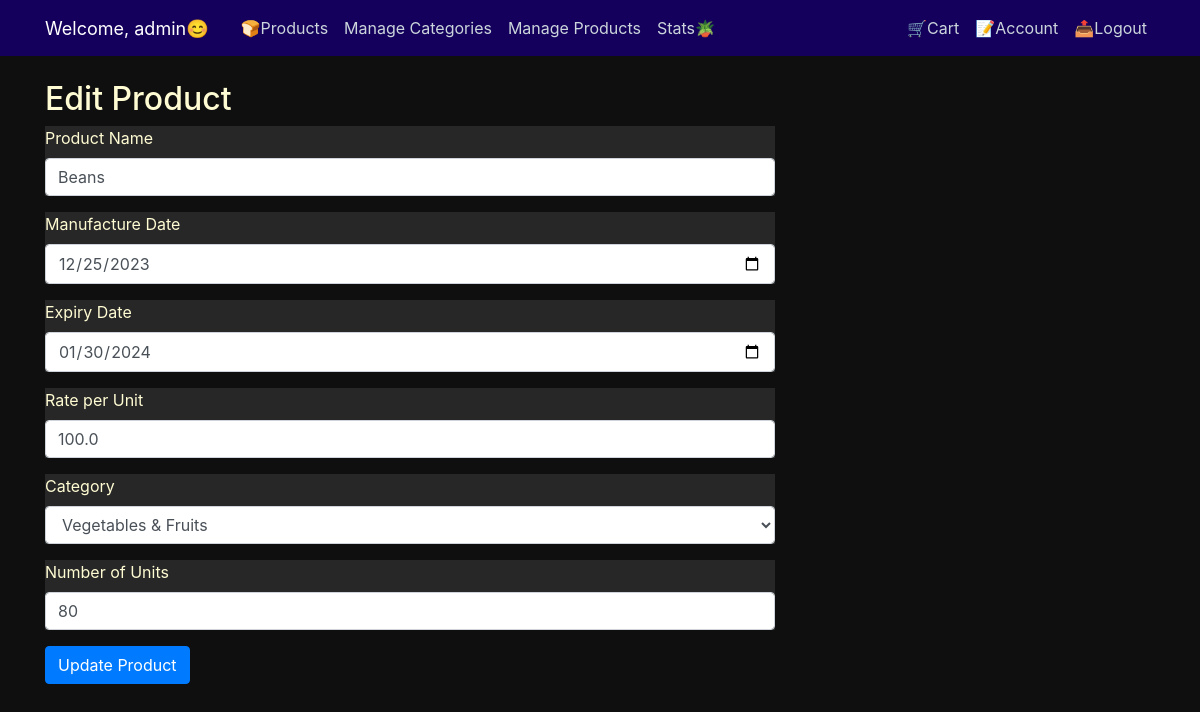
The page /edit_product/3 (signed in) on the database its author committed.
### GroceryStore/models.py (models this page shows, shortened)
class User(db.Model, UserMixin):
    id = db.Column(db.Integer, primary_key=True)
    username = db.Column(db.String(20), unique=True, nullable=False)
    email = db.Column(db.String(120), unique=True, nullable=False)
    image_file = db.Column(db.String(20), nullable=False, default='default.jpg')
    password = db.Column(db.String(20), nullable=False)
    is_admin = db.Column(db.Boolean, default=False)
    orders = relationship('Orders', back_populates='user')
    purchases = db.relationship('Product', secondary=purchases, backref='buyers', lazy='dynamic')

class Product(db.Model):
    id = db.Column(db.Integer, primary_key=True)
    name = db.Column(db.String(100), nullable=False)
    manufacture_date = db.Column(db.DateTime, nullable=True)
    expiry_date = db.Column(db.DateTime, nullable=True)
    rate_per_unit = db.Column(db.Float, nullable=False)
    units = db.Column(db.Integer, nullable=False)
    category_id = db.Column(db.Integer, db.ForeignKey('category.id'), nullable=False)
    quantity = db.Column(db.Integer, nullable=False, default=0)
    orders = relationship('Orders', back_populates='product')
    image_file = db.Column(db.String(50), nullable=True, default='default.png')

### GroceryStore/routes.py (the view, shortened to what this page needs)
@app.route("/edit_product/<int:product_id>", methods=['GET', 'POST'])
@login_required
def edit_product(product_id):
    if not current_user.is_admin:
        flash("You don't have permission to access this page.", 'danger')
        return redirect(url_for('login'))
    product = Product.query.get_or_404(product_id)
    form = ProductForm(obj=product)
    categories = Category.query.all()
    form.category.choices = [(category.id, category.name) for category in categories]
    return render_template("edit_product.html", form=form, product=product, categories=categories, title='Edit Product')

### GroceryStore/forms.py
class ProductForm(FlaskForm):
    name = StringField('Product Name', validators=[DataRequired(), Length(max=100)])
    manufacture_date = DateField('Manufacture Date', validators=[Optional()])
    expiry_date = DateField('Expiry Date', validators=[Optional()])
    rate_per_unit = FloatField('Rate per Unit', validators=[DataRequired()])
    category = SelectField('Category', coerce=int, choices=[])
    units = IntegerField('Number of Units', validators=[DataRequired()])
    image = FileField('Product Image', validators=[
        FileAllowed(['jpg', 'png', 'jpeg'], 'Images only!')
    ])
    submit = SubmitField('Submit')

### GroceryStore/models.py (called while the page is built)
@login_manager.user_loader
def load_user(user_id):
    return User.query.get(int(user_id))

### GroceryStore/templates/edit_product.html (shortened to what this page needs)
{% extends "layout.html" %}
{% block content %}
  <h2>Edit Product</h2>
  <form method="POST">
    <div class="form-group">
      {{ form.name.label }}
      {{ form.name(class="form-control") }}
    </div>
    <div class="form-group">
      {{ form.manufacture_date.label }}
      {{ form.manufacture_date(class="form-control") }}
    </div>
    <div class="form-group">
      {{ form.expiry_date.label }}
      {{ form.expiry_date(class="form-control") }}
    </div>
    <div class="form-group">
      {{ form.rate_per_unit.label }}
      {{ form.rate_per_unit(class="form-control") }}
    </div>
    <div class="form-group">
        <label for="category">Category</label>
        <select name="category" id="category" class="form-control">
          {% for category in categories %}
            <option value="{{ category.id }}" {% if category.id == form.category.data %}selected{% endif %}>
              {{ category.name }}
            </option>
          {% endfor %}
        </select>
    </div>
    <div class="form-group">
      {{ form.units.label }}
      {{ form.units(class="form-control") }}
    </div>
    <button type="submit" class="btn btn-primary">Update Product</button>
  </form>
{% endblock %}

### GroceryStore/templates/layout.html (shortened to what this page needs)
<html>
    <head>
        <link rel="stylesheet" href="https://cdn.jsdelivr.net/npm/bootstrap@4.0.0/dist/css/bootstrap.min.css">
        <link rel="stylesheet" type="text/css" href="{{ url_for('static', filename='main.css') }}">
    </head>
    <body>
        <header class="site-header">
          <nav class="navbar navbar-expand-md navbar-dark bg-steel fixed-top">
            <div class="container">
              <a class="navbar-brand mr-4" style="color: #ffffff; font-size: 18px;">Welcome, {{ current_user.username }}😊</a>
                <div class="collapse navbar-collapse" id="navbarToggle">
                  <div class="navbar-nav mr-auto">
                      {% if current_user.is_authenticated %}
                      <a class="nav-item nav-link mx-auto" href="/user_products">🍞Products</a>
                          {% if current_user.is_admin %}
                              <a class="nav-item nav-link" href="{{ url_for('manage_categories') }}">Manage Categories</a>
                              <a class="nav-item nav-link" href="{{ url_for('manage_products') }}">Manage Products</a>
                              <a class="nav-item nav-link" href="{{ url_for('stats') }}">Stats🪴</a>
                          {% else %}
                              <a class="nav-item nav-link" href="{{ url_for('search') }}">🔍Search</a>
                          {% endif %}
                      {% endif %}
                  </div>
                  <div class="navbar-nav">
                      {% if current_user.is_authenticated %}
                          <a class="nav-item nav-link" href="{{ url_for('cart') }}">🛒Cart</a>
                          <a class="nav-item nav-link" href="{{ url_for('account') }}">📝Account</a>
                          <a class="nav-item nav-link" href="{{ url_for('logout') }}">📤Logout</a>
                      {% else %}
                          <a class="nav-item nav-link" href="{{ url_for('login') }}">Login</a>
                          <a class="nav-item nav-link" href="{{ url_for('register') }}">Register</a>
                      {% endif %}
                  </div>
              </div>
            </div>
          </nav>
        </header>
        <main role="main" class="container">
            <div class="row">
              <div class="col-md-8">
                {% block content %}{% endblock %}
              </div>
            </div>
        </main>
    </body>
</html>

### GroceryStore/static/main.css (style rules this page uses)
body { background: #0f0f0f; color: #333333; margin-top: 5rem; }
h1, h2, h3, h4, h5, h6, p { color: #fffcd3; }
.form-group { background: #272727; color: #fffcd3; }
.bg-steel { background-color: #0070c0; }
.site-header .navbar-nav .nav-link { color: #cbd5db; }
.navbar { background: #14005c; }

### rows shown on the page
User: username "admin"
Product: name "Beans", manufacture_date "12/25/2023", expiry_date "01/30/2024", rate_per_unit "100.0", units "80"

### other values the page prints
form field category "Vegetables & Fruits"
